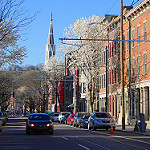
#> input picture landscape/data/city/1015.jpg, 150 x 150 px
$ python -i main.py   (imports and definitions only)   (older library calls are emulated)
#> lines starting #> are read from the running program, lines starting #| are printed output that depends on the picture
import os
import cv2
import numpy as np
import math
from numpy import linalg as LA
import matplotlib.pyplot as plt

# link data
city_path = './data/city'
forest_path = './data/forest'
sea_path = './data/sea'
# link image
city_image_path = [os.path.join(city_path,i) for i in os.listdir(city_path)]
# [1 line that did not run here, left out]
# [1 line that did not run here, left out]

size = 100
# [1 line that did not run here, left out]
# [1 line that did not run here, left out]


# Hàm trích xuất histogram theo màu sắc (dùng hệ màu HSV):
# [21 lines left out: function fd_histogram, not called in this run]
# trích xuất màu sắc trong hệ màu RGB
def fd_histogram_v2(image_path):
    image = cv2.imread(image_path)
    # chuyển lại kích thước ảnh :
    image = cv2.resize(src=image, dsize=(256, 256))
    # Chuyển đổi hình ảnh sang 1 không gian màu RGB.
    image = cv2.cvtColor(image,cv2.COLOR_BGR2RGB)
    # print(image)
    # print(image.shape)
    plt.imshow(image)
    plt.show()
    # Sử dụng để phân chia một hình ảnh thành ba mảng cường độ khác nhau cho mỗi kênh màu,
    chans = cv2.split(image)
    colors = ("B", "G", "R") # thứ tự chuẩn.

    features = []
    # loop over the image channels
    for (chan, color) in zip(chans, colors):
        # create a histogram for the current channel and
        # concatenate the resulting histograms for each
        # channel
        hist = cv2.calcHist([chan], [0], None, [256], [0, 256]) # 256 bins
        features.extend(hist)
    features_vector = np.array(features).flatten()
    # normalize the histogram : chuẩn hóa ma trận thành dạng L2-Norm : độ dài =1
    # chuẩn hóa trên cả ma trận features_vector:
    cv2.normalize(features_vector, features_vector, norm_type=cv2.NORM_L2)

    # print(features_vector)
    # print(features_vector.shape)
    return features_vector # 768 x 1 with bins of each channel = 256
# print(fd_histogram_v2(train_image_path[0]))
# Hàm trích xuất theo thuật toán HOG :
def hog(img_gray, cell_size=8, block_size=2, bins=9):
    img = img_gray
    h, w = img.shape # 128, 64

    # gradient
    # cv2.filter2D(src, ddepth, kernel[, dst[, anchor[, delta[, borderType]]]]) → dst
    xkernel = np.array([[-1, 0, 1]])
    ykernel = np.array([[-1], [0], [1]])
    dx = cv2.filter2D(img, cv2.CV_32F, xkernel) # Calculate the x and y gradients size không đổi
    dy = cv2.filter2D(img, cv2.CV_32F, ykernel)

    # histogram
    magnitude = np.sqrt(np.square(dx) + np.square(dy))
    orientation = np.arctan(np.divide(dy, dx+0.00001)) # radian
    orientation = np.degrees(orientation) # -90 -> 90
    orientation += 90 # 0 -> 180

    num_cell_x = w // cell_size # 8
    num_cell_y = h // cell_size # 16
    hist_tensor = np.zeros([num_cell_y, num_cell_x, bins]) # 16 x 8 x 9
    for cx in range(num_cell_x):
        for cy in range(num_cell_y):
            ori = orientation[cy*cell_size:cy*cell_size+cell_size, cx*cell_size:cx*cell_size+cell_size]
            mag = magnitude[cy*cell_size:cy*cell_size+cell_size, cx*cell_size:cx*cell_size+cell_size]
            # Tính histrogram:
            # numpy.histogram(input, bins=10, range=None, normed=None, weights=None, density=None)[source]
            hist, _ = np.histogram(ori, bins=bins, range=(0, 180), weights=mag) # 1-D vector, 9 elements
            hist_tensor[cy, cx, :] = hist
        pass
    pass

    # normalization : chuẩn hóa trên block
    redundant_cell = block_size-1
        # feature_tensor # 7 x 15 x ( 2 x 2 x 9) = 7 x 15 x 36
    feature_tensor = np.zeros([num_cell_y-redundant_cell, num_cell_x-redundant_cell, block_size*block_size*bins])
    for bx in range(num_cell_x-redundant_cell): # 7
        for by in range(num_cell_y-redundant_cell): # 15
            by_from = by
            by_to = by+block_size
            bx_from = bx
            bx_to = bx+block_size
            v = hist_tensor[by_from:by_to, bx_from:bx_to, :].flatten() # to 1-D array (vector)
            # chuẩn hóa vector v thành dạng L2-norm: độ dài vector v = 1
            feature_tensor[by, bx, :] = v / LA.norm(v, 2)
            # avoid NaN:
            if np.isnan(feature_tensor[by, bx, :]).any(): # avoid NaN (zero division)
                feature_tensor[by, bx, :] = v

    return feature_tensor.flatten() # 3780 features
# Chuyển đặc toàn bộ đặc trưng của ảnh thành 1 vector: 3780(hình dạng) + 1000 (màu sắc)
def convert_to_vector(img_path):
#> called with img_path = 'data/city/1015.jpg'
    img = cv2.imread(img_path, cv2.IMREAD_GRAYSCALE)
#> img: shape (150, 150); min 0, max 255, mean 114.9
    img = cv2.resize(src=img, dsize=(64, 128))
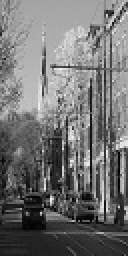
#> img: shape (128, 64) (shown 2 times larger); min 0, max 247, mean 114.5
    # đặc trưng hình dạng
    f = hog(img)
#> in hog, `dx = cv2.filter2D(img, cv2.CV_32F, xkernel)`:
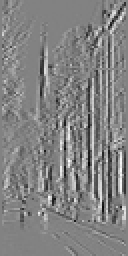
#> dx: shape (128, 64) float32 (shown 2 times larger); min -216, max 207, mean 1.4; drawn with min black and max white
#> in hog, `dy = cv2.filter2D(img, cv2.CV_32F, ykernel)`:
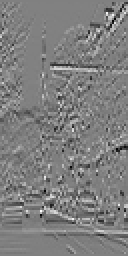
#> dy: shape (128, 64) float32 (shown 2 times larger); min -195, max 192, mean -1.9; drawn with min black and max white
#> in hog, `magnitude = np.sqrt(np.square(dx) + np.square(dy))`:
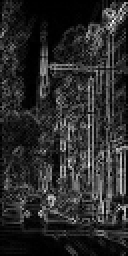
#> magnitude: shape (128, 64) float32 (shown 2 times larger); min 0, max 255.3, mean 43.2; drawn with min black and max white
#> in hog, `orientation = np.arctan(np.divide(dy, dx+0.00001))`:
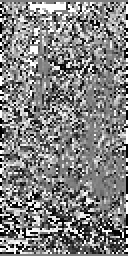
#> orientation: shape (128, 64) float32 (shown 2 times larger); min -1.57, max 1.57, mean 0.0357; drawn with min black and max white
#> in hog, `orientation += 90`:
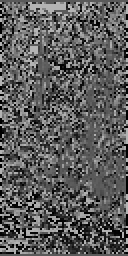
#> orientation: shape (128, 64) float32 (shown 2 times larger); min 0, max 180, mean 92
#> f = 3780 values, max 0.828 at index 823, min 0 at index 52, mean 0.122
    # đặc trưng màu sắc dùng version 2
    color_features = fd_histogram_v2(img_path)
#> in fd_histogram_v2, image is the input picture: shape (150, 150, 3); mean B, G, R 126.1, 114.5, 111.5
#> in fd_histogram_v2, `image = cv2.resize(src=image, dsize=(256, 256))`:
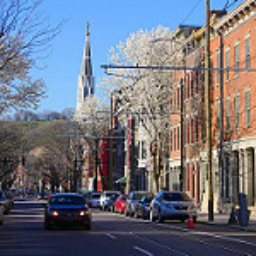
#> image: shape (256, 256, 3); mean B, G, R 126, 114.4, 111.3
#> the loop in fd_histogram_v2, `for (chan, color) in zip(chans, colors):` made 3 passes
#> color on passes 1 to 3: 'B', 'G', 'R'
#> after the loop in fd_histogram_v2, `for (chan, color) in zip(chans, colors):`: features = 768 items, first 6: [49], [105], [93], [101], [114], [132]
#> in fd_histogram_v2, `features_vector = np.array(features).flatten()`: features_vector = 768 values, max 2518 at index 765, min 1 at index 255, mean 256
#> color_features = 768 values, max 0.286 at index 765, min 0.000113 at index 255, mean 0.029
    result = np.append([], f)
#> result has the same summary as f
    result = np.append(result, color_features)
#> result = 4548 values, max 0.828 at index 823, min 0 at index 52, mean 0.106
    return result

# Hàm tính khoảng cách giữa 2 vector bằng Ln_Norm
# [87 lines left out: functions distance, distance_v2, getListFeature, find_label, find_label_v2, not called in this run]
# Bắt đầu chạy code:
# global_features = [] # mảng các feature được trích xuất ra
# global_features = getListFeature(train_image_path)
# # # 60, 40
# find_label_v2(global_features, test_image_path[1])

>>> result = convert_to_vector('data/city/1015.jpg')

$ run again, on landscape/data/city/1186.jpg
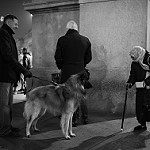
#> input picture landscape/data/city/1186.jpg, 150 x 150 px
#> in convert_to_vector, img is the input picture: shape (150, 150); min 0, max 255, mean 76.5
#> img: shape (128, 64)
#> in hog, `orientation += 90`:
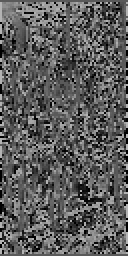
#> orientation: shape (128, 64) float32 (shown 2 times larger); min 7.63e-06, max 180, mean 91.9
#> f = 3780 values, max 0.78 at index 1408, min 0 at index 0, mean 0.116
#> in fd_histogram_v2, `image = cv2.resize(src=image, dsize=(256, 256))`:
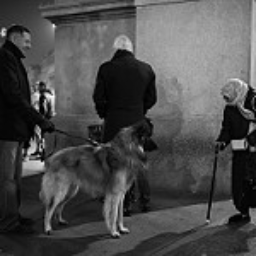
#> image: shape (256, 256, 3); min 0, max 252, mean 76.4
#> the loop in fd_histogram_v2, `for (chan, color) in zip(chans, colors):` made 3 passes
#> color on passes 1 to 3: 'B', 'G', 'R'
#> after the loop in fd_histogram_v2, `for (chan, color) in zip(chans, colors):`: features = 768 items, first 6: [30], [99], [162], [235], [284], [379]
#> features_vector = 768 values, max 736 at index 7, min 0 at index 221, mean 256
#> color_features = 768 values, max 0.0814 at index 7, min 0 at index 221, mean 0.0283
#> in convert_to_vector, `result = np.append([], f)`: result has the same summary as f
#> in convert_to_vector, `result = np.append(result, color_features)`: result = 4548 values, max 0.78 at index 1408, min 0 at index 0, mean 0.101

$ run again, on landscape/data/city/1192.jpg
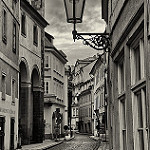
#> input picture landscape/data/city/1192.jpg, 150 x 150 px
#> in hog, `orientation += 90`:
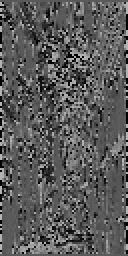
#> orientation: shape (128, 64) float32 (shown 2 times larger); min 0, max 180, mean 90.6
#> f = 3780 values, max 0.832 at index 3046, min 0 at index 27, mean 0.106
#> in fd_histogram_v2, image is the input picture: shape (150, 150, 3); mean B, G, R 92.2, 99.1, 102
#> in fd_histogram_v2, `image = cv2.resize(src=image, dsize=(256, 256))`:
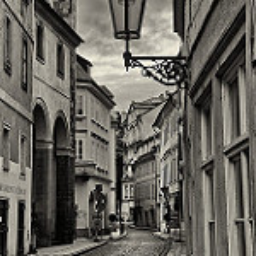
#> image: shape (256, 256, 3); mean B, G, R 92.1, 99, 101.9
#> the loop in fd_histogram_v2, `for (chan, color) in zip(chans, colors):` made 3 passes
#> color on passes 1 to 3: 'B', 'G', 'R'
#> after the loop in fd_histogram_v2, `for (chan, color) in zip(chans, colors):`: features = 768 items, first 6: [14], [63], [128], [181], [204], [218]
#> features_vector = 768 values, max 541 at index 598, min 0 at index 254, mean 256
#> color_features = 768 values, max 0.0654 at index 598, min 0 at index 254, mean 0.031
#> in convert_to_vector, `result = np.append([], f)`: result has the same summary as f
#> in convert_to_vector, `result = np.append(result, color_features)`: result = 4548 values, max 0.832 at index 3046, min 0 at index 27, mean 0.093

$ run again, on landscape/data/city/1260.jpg
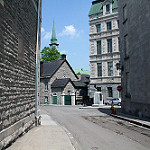
#> input picture landscape/data/city/1260.jpg, 150 x 150 px
#> f = 3780 values, max 0.85 at index 2605, min 0 at index 48, mean 0.114
#> in fd_histogram_v2, image is the input picture: shape (150, 150, 3); mean B, G, R 125.5, 119, 110.5
#> in fd_histogram_v2, `image = cv2.resize(src=image, dsize=(256, 256))`:
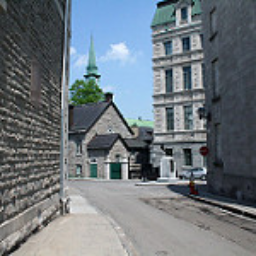
#> image: shape (256, 256, 3); mean B, G, R 125.4, 118.9, 110.3
#> the loop in fd_histogram_v2, `for (chan, color) in zip(chans, colors):` made 3 passes
#> color on passes 1 to 3: 'B', 'G', 'R'
#> after the loop in fd_histogram_v2, `for (chan, color) in zip(chans, colors):`: features = 768 items, first 6: [37], [22], [37], [43], [42], [53]
#> features_vector = 768 values, max 792 at index 55, min 0 at index 237, mean 256
#> color_features = 768 values, max 0.0905 at index 55, min 0 at index 237, mean 0.0292
#> in convert_to_vector, `result = np.append([], f)`: result has the same summary as f
#> in convert_to_vector, `result = np.append(result, color_features)`: result = 4548 values, max 0.85 at index 2605, min 0 at index 48, mean 0.0995
